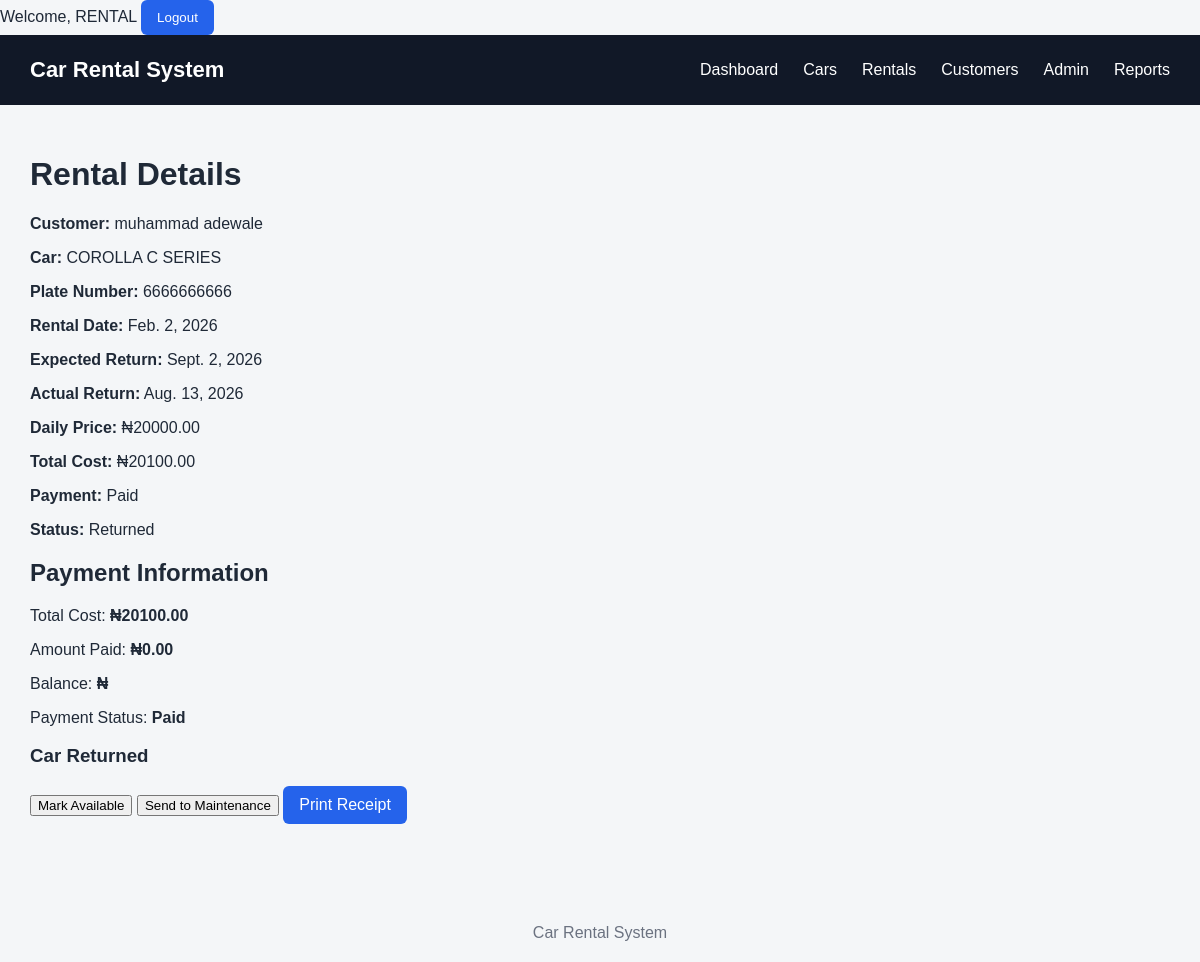
Screenshot of /rentals/2/ (signed in) with the database file from the repository.
### rentals/models.py (models this page shows, shortened)
class Rental(models.Model):
    customer = models.ForeignKey(
        Customer,
        on_delete=models.PROTECT,
        related_name="rentals"
    )
    car = models.ForeignKey(
        Car,
        on_delete=models.PROTECT,
        related_name="rentals"
    )
    rental_date = models.DateField()
    expected_return_date = models.DateField()
    actual_return_date = models.DateField(
        blank=True,
        null=True
    )
    daily_price = models.DecimalField(
        max_digits=10,
        decimal_places=2
    )
    total_cost = models.DecimalField(
        max_digits=12,
        decimal_places=2,
        default=0
    )
    amount_paid = models.DecimalField(
    max_digits=12,
    decimal_places=2,
    default=0
)
    payment_status = models.CharField(
        max_length=20,
        choices=[
            ("pending", "Pending"),
            ("partial", "Partial"),
            ("paid", "Paid"),
        ],
        default="pending"
    )
    status = models.CharField(
        max_length=20,
        choices=[
            ("active", "Active"),
            ("returned", "Returned"),
        ],
        default="active"
    )
    created_at = models.DateTimeField(
        auto_now_add=True
    )

### customers/models.py (models this page shows)
class Customer(models.Model):
    full_name = models.CharField(max_length=150)
    phone = models.CharField(max_length=20)
    email = models.EmailField(
        blank=True,
        null=True
    )
    address = models.TextField(
        blank=True
    )
    driver_license = models.CharField(
        max_length=50,
        unique=True
    )
    created_at = models.DateTimeField(
        auto_now_add=True
    )
    updated_at = models.DateTimeField(
        auto_now=True
    )
    def __str__(self):
        return self.full_name

### cars/models.py (models this page shows, shortened)
class Car(models.Model):
    STATUS_CHOICES = [
        ("available", "Available"),
        ("rented", "Rented"),
        ("returned", "Returned"),
        ("maintenance", "Maintenance"),
    ]
    TRANSMISSION_CHOICES = [
        ("automatic", "Automatic"),
        ("manual", "Manual"),
    ]
    FUEL_CHOICES = [
        ("petrol", "Petrol"),
        ("diesel", "Diesel"),
        ("electric", "Electric"),
        ("hybrid", "Hybrid"),
    ]
    brand = models.CharField(max_length=100)
    model = models.CharField(max_length=100)
    year = models.PositiveIntegerField()
    plate_number = models.CharField(max_length=20, unique=True)
    color = models.CharField(max_length=50)
    transmission = models.CharField(
        max_length=20,
        choices=TRANSMISSION_CHOICES
    )
    fuel_type = models.CharField(
        max_length=20,
        choices=FUEL_CHOICES
    )
    seats = models.PositiveSmallIntegerField()
    daily_price = models.DecimalField(
        max_digits=10,
        decimal_places=2
    )
    image = models.ImageField(
        upload_to="cars/",
        blank=True,
        null=True
    )
    description = models.TextField(
        blank=True
    )
    status = models.CharField(
        max_length=20,
        choices=STATUS_CHOICES,
        default="available"
    )
    created_at = models.DateTimeField(
        auto_now_add=True
    )
    updated_at = models.DateTimeField(
        auto_now=True
    )

### rentals/views.py (the view)
@login_required
def rental_detail(request, pk):
    rental = get_object_or_404(
        Rental,
        pk=pk
    )
    return render(
        request,
        "rentals/rental_detail.html",
        {
            "rental": rental
        }
    )

### rentals/templates/rentals/rental_detail.html (shortened to what this page needs)
{% extends "base.html" %}
{% if rental.status == "active" %}
{% block content %}
<h1>Rental Details</h1>
<p>
    <strong>Customer:</strong>
    {{ rental.customer }}
</p>
<p>
    <strong>Car:</strong>
    {{ rental.car.brand }}
    {{ rental.car.model }}
</p>
<p>
    <strong>Plate Number:</strong>
    {{ rental.car.plate_number }}
</p>
<p>
    <strong>Rental Date:</strong>
    {{ rental.rental_date }}
</p>
<p>
    <strong>Expected Return:</strong>
    {{ rental.expected_return_date }}
</p>
<p>
    <strong>Actual Return:</strong>
    {{ rental.actual_return_date|default:"Not returned yet" }}
</p>
<p>
    <strong>Daily Price:</strong>
    ₦{{ rental.daily_price }}
</p>
<p>
    <strong>Total Cost:</strong>
    ₦{{ rental.total_cost }}
</p>
<p>
    <strong>Payment:</strong>
    {{ rental.get_payment_status_display }}
</p>
<p>
    <strong>Status:</strong>
    {{ rental.get_status_display }}
</p>
<h2>Payment Information</h2>
<p>
    Total Cost:
    <strong>
        ₦{{ rental.total_cost|floatformat:2 }}
    </strong>
</p>
<p>
    Amount Paid:
    <strong>
        ₦{{ rental.amount_paid|floatformat:2 }}
    </strong>
</p>
<p>
    Balance:
    <strong>
        ₦{{ rental.balance|floatformat:2 }}
    </strong>
</p>
<p>
    Payment Status:
    <strong>
        {{ rental.get_payment_status_display }}
    </strong>
</p>
{% if rental.status == "active" %}
<form method="post"
      action="{% url 'rental_return' rental.pk %}">
    {% csrf_token %}
    <button type="submit">
        Return Car
    </button>
</form>
{% elif rental.status == "returned" %}
<h3>Car Returned</h3>
<form method="post"
      action="{% url 'inspect_returned_car' rental.pk %}">
    <button type="submit" name="decision" value="available">
        Mark Available
    </button>
    <button type="submit" name="decision" value="maintenance">
        Send to Maintenance
    </button>
    <a
    href="{% url 'rental_receipt' rental.pk %}"
    class="btn"
>
    Print Receipt
</a>
</form>
{% endif %}
{% endblock %}
{% else %}
<p>
    <strong>
        This car has already been returned.
    </strong>
</p>
{% endif %}

### templates/base.html (shortened to what this page needs)
<!DOCTYPE html>
<html lang="en">
<head>
</head>
<body>
    {% if user.is_authenticated %}
    <span>
        Welcome, {{ user.username }}
    </span>
    <form
        method="POST"
        action="{% url 'logout' %}"
        style="display:inline;"
    >
        <button type="submit" class="btn">
            Logout
        </button>
    </form>
{% endif %}
    <nav class="navbar">
        <div class="brand">
            Car Rental System
        </div>
        <div class="nav-links">
            <a href="{% url 'dashboard' %}">
                Dashboard
            </a>
            <a href="{% url 'car_list' %}">
                Cars
            </a>
            <a href="{% url 'rental_list' %}">
                Rentals
            </a>
            <a href="{% url 'customer_list' %}">
                Customers
            </a>
            <a href="/admin/">
                Admin
            </a>
            <a href="{% url 'reports' %}">
                Reports
            </a>
        </div>
    </nav>
    <main class="container">
        {% block content %}{% endblock %}
    </main>
    <footer class="footer">
        Car Rental System
    </footer>
</body>
</html>

### templates/base.html (style rules this page uses)
* { box-sizing: border-box; }
body { margin: 0; font-family: Arial, sans-serif; background: #f4f6f8; color: #1f2937; }
.navbar { background: #111827; color: white; padding: 0 30px; min-height: 70px; display: flex; align-items: center; justify-content: space-between; }
.brand { font-size: 22px; font-weight: bold; }
.nav-links { display: flex; gap: 25px; }
.nav-links a { color: white; text-decoration: none; }
.container { max-width: 1200px; margin: auto; padding: 30px; }
.btn { display: inline-block; padding: 10px 16px; border-radius: 6px; text-decoration: none; border: none; cursor: pointer; background: #2563eb; color: white; }
.footer { margin-top: 50px; padding: 20px; text-align: center; color: #6b7280; }

### rows the page displays
Rental: customer "muhammad adewale", car.brand "COROLLA", car.model "C SERIES", car.plate_number "6666666666", rental_date "Feb. 2, 2026", expected_return_date "Sept. 2, 2026", actual_return_date "Aug. 13, 2026", daily_price "20000.00", total_cost "20100.00", payment_status "Paid", status "Returned", amount_paid "0.00"

### other values shown
{{ user.username }} "RENTAL"
